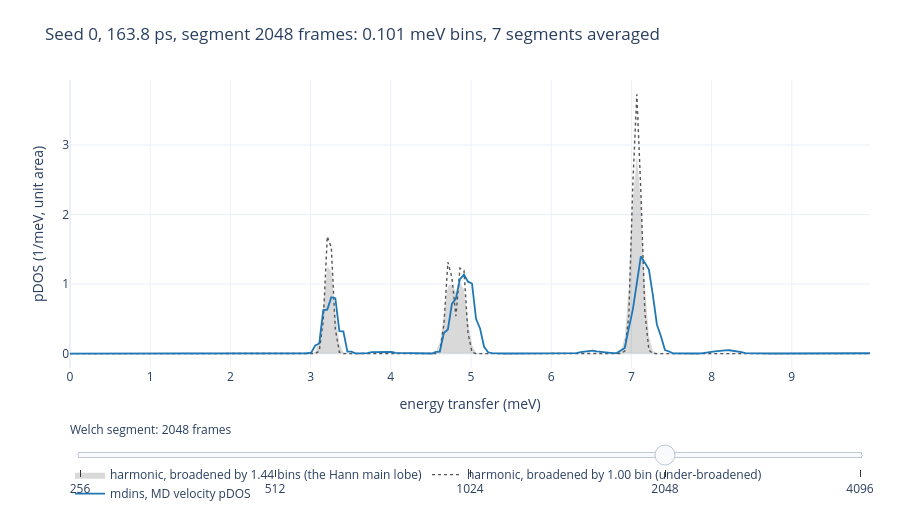

The notebook cell saved with this chart:
### Markdown cell above
## 4. Resolution, and why the reference has to be broadened

The slider is the Welch segment length: longer segments buy resolution and pay for it in
averaging. Three curves move together:

- **MD** (blue), which sharpens as the segment lengthens and gets noisier as the number
  of segments falls.
- **The reference broadened by 1.44 × the reported bin spacing** (grey fill). The
  estimator's kernel is the Hann main lobe, which is 1.44 bins wide at half maximum, and
  `docs/make_validation_figures.py` explains why using the reported spacing directly is
  wrong.
- **The reference broadened by 1.00 × the spacing** (dotted), which is that mistake, drawn
  so you can see what it costs. It is a spike against a peak of finite height, and the eye
  reads the height difference as disagreement between two curves that in fact carry the
  same area.

At 256 frames (0.81 meV) the three clusters merge into one envelope and the comparison is
uninformative. At 4096 frames (0.05 meV) the resolution is finer than the spread of modes
within a cluster and only three segments remain to average, so the MD curve is visibly
ragged. The M2 choice of 2048 sits where the clusters are separated and fifteen segments
still contribute.

### Code cell
DEFAULT_SEGMENT = int(np.searchsorted(SEGMENTS, 2048))  # the M2 setting
weights = data["grid_weight"][0, -1]  # seed 0, full length, every segment length
resolutions = data["grid_resolution"][0, -1]

figure = go.Figure()
for segment_index in range(len(SEGMENTS)):
    visible = segment_index == DEFAULT_SEGMENT
    reference = broadened(
        MODES, np.ones_like(MODES), ENERGIES, float(resolutions[segment_index])
    )
    narrow = broadened(
        MODES,
        np.ones_like(MODES),
        ENERGIES,
        float(resolutions[segment_index]) / HANN_MAIN_LOBE,
    )
    figure.add_trace(
        go.Scatter(
            x=ENERGIES[VIEW],
            y=np.round(reference[VIEW], 6),
            name="harmonic, broadened by 1.44 bins (the Hann main lobe)",
            fill="tozeroy",
            line={"color": REFERENCE, "width": 0},
            fillcolor="rgba(85,85,85,0.22)",
            visible=visible,
            showlegend=visible,
        )
    )
    figure.add_trace(
        go.Scatter(
            x=ENERGIES[VIEW],
            y=np.round(narrow[VIEW], 6),
            name="harmonic, broadened by 1.00 bin (under-broadened)",
            line={"color": REFERENCE, "width": 1.4, "dash": "dot"},
            visible=visible,
            showlegend=visible,
        )
    )
    figure.add_trace(
        go.Scatter(
            x=ENERGIES[VIEW],
            y=np.round(density_curve(ENERGIES, weights[segment_index])[VIEW], 6),
            name="mdins, MD velocity pDOS",
            line={"color": ARGON, "width": 1.8},
            visible=visible,
            showlegend=visible,
        )
    )

steps = []
for segment_index, segment in enumerate(SEGMENTS):
    visible = [
        block == segment_index for block in range(len(SEGMENTS)) for _ in range(3)
    ]
    steps.append(
        {
            "label": f"{segment}",
            "method": "update",
            "args": [
                {"visible": visible, "showlegend": visible},
                {
                    "title.text": (
                        f"Seed 0, 163.8 ps, segment {segment} frames: "
                        f"{resolutions[segment_index]:.3f} meV bins, "
                        f"{int(data['grid_n_segments'][0, -1, segment_index])} "
                        f"segments averaged"
                    )
                },
            ],
        }
    )

figure.update_layout(
    **LAYOUT,
    title=steps[DEFAULT_SEGMENT]["args"][1]["title.text"],
    xaxis_title="energy transfer (meV)",
    yaxis_title="pDOS (1/meV, unit area)",
    sliders=[
        {
            "active": DEFAULT_SEGMENT,
            "currentvalue": {"prefix": "Welch segment: ", "suffix": " frames"},
            "pad": {"t": 50},
            "steps": steps,
        }
    ],
    legend={"orientation": "h", "y": -0.32},
    height=520,
)
figure

### Figure 1 — Plotly figure (JSON) as saved in the notebook; plotly's stock layout.template omitted (floating-point values rounded to 4 significant figures; data arrays with more than 128 entries replaced by an {"elided": "..."} marker saying what was removed)
{"data": [{"fill": "tozeroy", "fillcolor": "rgba(85,85,85,0.22)", "line": {"color": "#555555", "width": 0}, "name": "harmonic, broadened by 1.44 bins (the Hann main lobe)", "showlegend": false, "type": "scatter", "visible": false, "x": {"elided": "200 float values"}, "y": {"elided": "200 float values"}}, {"line": {"color": "#555555", "dash": "dot", "width": 1.4}, "name": "harmonic, broadened by 1.00 bin (under-broadened)", "showlegend": false, "type": "scatter", "visible": false, "x": {"elided": "200 float values"}, "y": {"elided": "200 float values"}}, {"line": {"color": "#1f77b4", "width": 1.8}, "name": "mdins, MD velocity pDOS", "showlegend": false, "type": "scatter", "visible": false, "x": {"elided": "200 float values"}, "y": {"elided": "200 float values"}}, {"fill": "tozeroy", "fillcolor": "rgba(85,85,85,0.22)", "line": {"color": "#555555", "width": 0}, "name": "harmonic, broadened by 1.44 bins (the Hann main lobe)", "showlegend": false, "type": "scatter", "visible": false, "x": {"elided": "200 float values"}, "y": {"elided": "200 float values"}}, {"line": {"color": "#555555", "dash": "dot", "width": 1.4}, "name": "harmonic, broadened by 1.00 bin (under-broadened)", "showlegend": false, "type": "scatter", "visible": false, "x": {"elided": "200 float values"}, "y": {"elided": "200 float values"}}, {"line": {"color": "#1f77b4", "width": 1.8}, "name": "mdins, MD velocity pDOS", "showlegend": false, "type": "scatter", "visible": false, "x": {"elided": "200 float values"}, "y": {"elided": "200 float values"}}, {"fill": "tozeroy", "fillcolor": "rgba(85,85,85,0.22)", "line": {"color": "#555555", "width": 0}, "name": "harmonic, broadened by 1.44 bins (the Hann main lobe)", "showlegend": false, "type": "scatter", "visible": false, "x": {"elided": "200 float values"}, "y": {"elided": "200 float values"}}, {"line": {"color": "#555555", "dash": "dot", "width": 1.4}, "name": "harmonic, broadened by 1.00 bin (under-broadened)", "showlegend": false, "type": "scatter", "visible": false, "x": {"elided": "200 float values"}, "y": {"elided": "200 float values"}}, {"line": {"color": "#1f77b4", "width": 1.8}, "name": "mdins, MD velocity pDOS", "showlegend": false, "type": "scatter", "visible": false, "x": {"elided": "200 float values"}, "y": {"elided": "200 float values"}}, {"fill": "tozeroy", "fillcolor": "rgba(85,85,85,0.22)", "line": {"color": "#555555", "width": 0}, "name": "harmonic, broadened by 1.44 bins (the Hann main lobe)", "showlegend": true, "type": "scatter", "visible": true, "x": {"elided": "200 float values"}, "y": {"elided": "200 float values"}}, {"line": {"color": "#555555", "dash": "dot", "width": 1.4}, "name": "harmonic, broadened by 1.00 bin (under-broadened)", "showlegend": true, "type": "scatter", "visible": true, "x": {"elided": "200 float values"}, "y": {"elided": "200 float values"}}, {"line": {"color": "#1f77b4", "width": 1.8}, "name": "mdins, MD velocity pDOS", "showlegend": true, "type": "scatter", "visible": true, "x": {"elided": "200 float values"}, "y": {"elided": "200 float values"}}, {"fill": "tozeroy", "fillcolor": "rgba(85,85,85,0.22)", "line": {"color": "#555555", "width": 0}, "name": "harmonic, broadened by 1.44 bins (the Hann main lobe)", "showlegend": false, "type": "scatter", "visible": false, "x": {"elided": "200 float values"}, "y": {"elided": "200 float values"}}, {"line": {"color": "#555555", "dash": "dot", "width": 1.4}, "name": "harmonic, broadened by 1.00 bin (under-broadened)", "showlegend": false, "type": "scatter", "visible": false, "x": {"elided": "200 float values"}, "y": {"elided": "200 float values"}}, {"line": {"color": "#1f77b4", "width": 1.8}, "name": "mdins, MD velocity pDOS", "showlegend": false, "type": "scatter", "visible": false, "x": {"elided": "200 float values"}, "y": {"elided": "200 float values"}}], "layout": {"font": {"size": 12}, "height": 520, "hovermode": "x unified", "legend": {"orientation": "h", "y": -0.32}, "margin": {"b": 60, "l": 70, "r": 30, "t": 80}, "sliders": [{"active": 3, "currentvalue": {"prefix": "Welch segment: ", "suffix": " frames"}, "pad": {"t": 50}, "steps": [{"args": [{"showlegend": [true, true, true, false, false, false, false, false, false, false, false, false, false, false, false], "visible": [true, true, true, false, false, false, false, false, false, false, false, false, false, false, false]}, {"title.text": "Seed 0, 163.8 ps, segment 256 frames: 0.808 meV bins, 63 segments averaged"}], "label": "256", "method": "update"}, {"args": [{"showlegend": [false, false, false, true, true, true, false, false, false, false, false, false, false, false, false], "visible": [false, false, false, true, true, true, false, false, false, false, false, false, false, false, false]}, {"title.text": "Seed 0, 163.8 ps, segment 512 frames: 0.404 meV bins, 31 segments averaged"}], "label": "512", "method": "update"}, {"args": [{"showlegend": [false, false, false, false, false, false, true, true, true, false, false, false, false, false, false], "visible": [false, false, false, false, false, false, true, true, true, false, false, false, false, false, false]}, {"title.text": "Seed 0, 163.8 ps, segment 1024 frames: 0.202 meV bins, 15 segments averaged"}], "label": "1024", "method": "update"}, {"args": [{"showlegend": [false, false, false, false, false, false, false, false, false, true, true, true, false, false, false], "visible": [false, false, false, false, false, false, false, false, false, true, true, true, false, false, false]}, {"title.text": "Seed 0, 163.8 ps, segment 2048 frames: 0.101 meV bins, 7 segments averaged"}], "label": "2048", "method": "update"}, {"args": [{"showlegend": [false, false, false, false, false, false, false, false, false, false, false, false, true, true, true], "visible": [false, false, false, false, false, false, false, false, false, false, false, false, true, true, true]}, {"title.text": "Seed 0, 163.8 ps, segment 4096 frames: 0.050 meV bins, 3 segments averaged"}], "label": "4096", "method": "update"}]}], "title": {"text": "Seed 0, 163.8 ps, segment 2048 frames: 0.101 meV bins, 7 segments averaged"}, "xaxis": {"title": {"text": "energy transfer (meV)"}}, "yaxis": {"title": {"text": "pDOS (1/meV, unit area)"}}}}
